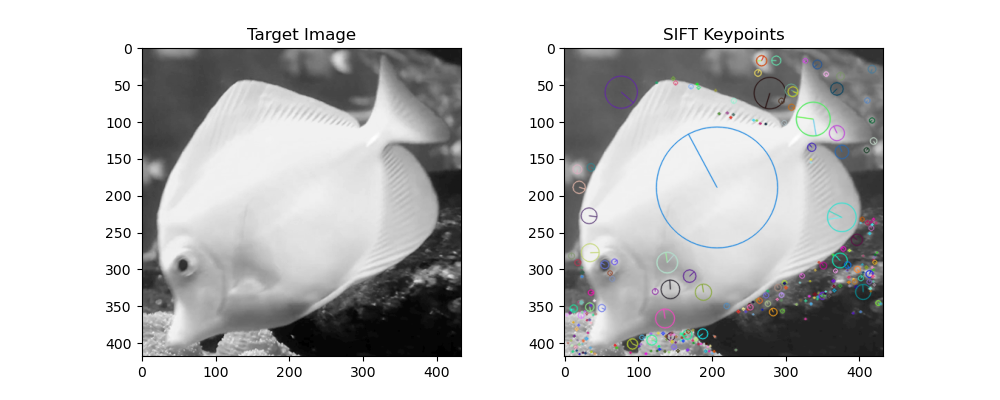
#> input picture JinQiu_HSV_SIFT_YoloV8/SIFT_yellowFish_Features.png, 1000 x 400 px, given in place of airplane_Image.png, which was not available
$ python SIFT_airplane.py
#> lines starting #> are read from the running program, lines starting #| are printed output that depends on the picture; after the words box and inside, x2 and y2 are one past the last pixel; in counts of white or black regions, pixels touching at a corner belong together; pictures that were not available may be replaced by others from this repository, and a replacement may not be noted
import cv2
import numpy as np
from matplotlib import pyplot as plt

# Load the target image
image_path = "video_data/airplane_Image.png"
image = cv2.imread(image_path)
#> image is the input picture: shape (400, 1000, 3); mean B, G, R 201.7, 201.6, 201.4

# Convert the image to grayscale for SIFT feature extraction
gray_image = cv2.cvtColor(image, cv2.COLOR_BGR2GRAY)

# Initialize SIFT feature extractor
sift = cv2.SIFT_create()

# Extract keypoints and descriptors from the target image
keypoints1, descriptors1 = sift.detectAndCompute(gray_image, None)
#> keypoints1 = 885 keypoints; strongest (x, y, size): (267, 32, 2), (262, 38, 1.8), (772, 31, 2.3), (333, 38, 1.9)

# Display the SIFT keypoints on the target image
keypoint_image = cv2.drawKeypoints(
    gray_image, keypoints1, None, flags=cv2.DRAW_MATCHES_FLAGS_DRAW_RICH_KEYPOINTS
)
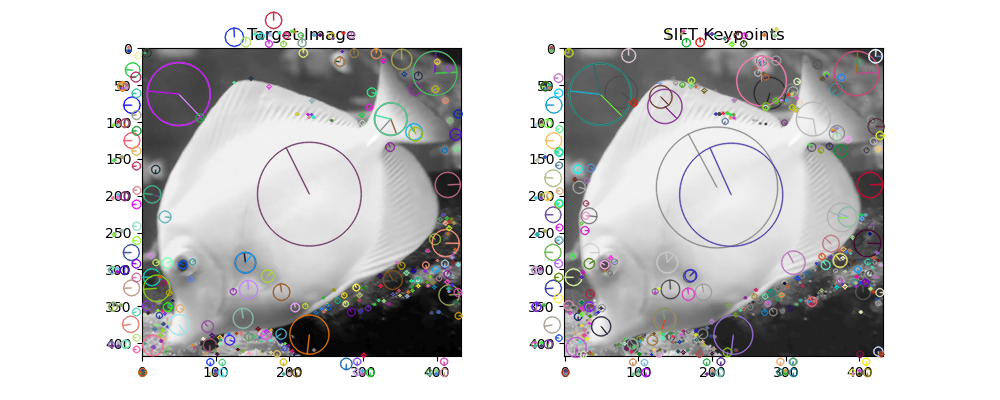
#> keypoint_image: shape (400, 1000, 3); mean of channels 0, 1, 2 200.5, 200.2, 200.6; drawn as B, G, R
plt.imshow(keypoint_image, cmap='gray')
plt.title('SIFT Keypoints on Target Image')
plt.show()
print(f"Number of extracted keypoints: {len(keypoints1)}")
#| Number of extracted keypoints: 885

# Load the video and initialize the FLANN matcher
video_path = "video_data/airplane_takeoff.mp4"
cap = cv2.VideoCapture(video_path)

FLANN_INDEX_KDTREE = 1
index_params = dict(algorithm=FLANN_INDEX_KDTREE, trees=5)
search_params = dict(checks=50)
flann = cv2.FlannBasedMatcher(index_params, search_params)

# Set the video display window size
WINDOW_WIDTH, WINDOW_HEIGHT = 1000, 500

while cap.isOpened():
    ret, frame = cap.read()
    if not ret:
        print("Video has ended or could not read the video frame.")
        break

    # Resize the current frame to 1000x500
    frame = cv2.resize(frame, (WINDOW_WIDTH, WINDOW_HEIGHT))
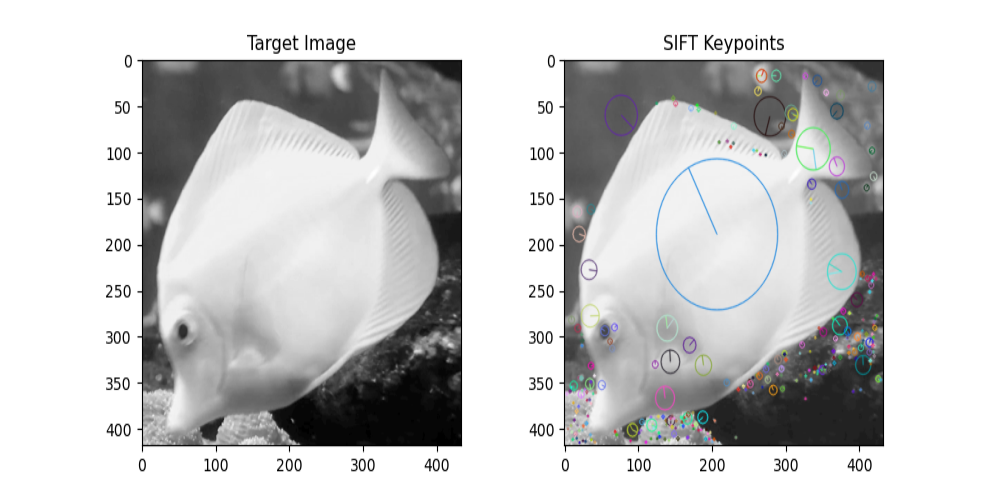
#> frame: shape (500, 1000, 3); mean B, G, R 201.7, 201.6, 201.4
    gray_frame = cv2.cvtColor(frame, cv2.COLOR_BGR2GRAY)

    # Extract SIFT features from the current video frame
    keypoints2, descriptors2 = sift.detectAndCompute(gray_frame, None)
#> keypoints2 = 1241 keypoints; strongest (x, y, size): (736, 41, 1.9), (406, 395, 76.8), (772, 39, 2.5), (267, 41, 2.2)

    # If descriptors are empty, skip this frame
    if descriptors2 is None or descriptors1 is None:
        print("Not enough keypoints detected in the current frame.")
        continue

    # Match the features between the target image and the current frame
    matches = flann.knnMatch(descriptors1, descriptors2, k=2)
#> matches = 885 matches
    good_matches = [m for m, n in matches if m.distance < 0.85 * n.distance]
#> good_matches = 488 matches

    if len(good_matches) > 10:
        # Extract the matched keypoints' coordinates
        src_pts = np.float32([keypoints1[m.queryIdx].pt for m in good_matches]).reshape(-1, 1, 2)
#> src_pts = 488 rows, first 8: [112.7, 306.2], [112.7, 306.2], [118, 196.3], [122.1, 85.81], [124.2, 195.8], [124.4, 122.7], [125.9, 86.26], [130.9, 252.1]
        dst_pts = np.float32([keypoints2[m.trainIdx].pt for m in good_matches]).reshape(-1, 1, 2)
#> dst_pts = 488 rows, first 8: [536.8, 337.2], [536.8, 337.2], [748.8, 44.09], [544.9, 107.3], [122.2, 244.7], [122.2, 244.7], [549, 109.2], [128.6, 315.2]

        # Compute the homography matrix and check if it's valid
        M, mask = cv2.findHomography(src_pts, dst_pts, cv2.RANSAC, 5.0)
#> M = [[1, 0.00086, -0.242], [0.000112, 1.25, -0.168], [-1.8e-07, 2.08e-06, 1]]; mask = 488 values, max 1 at index 4, min 0 at index 0, mean 0.82
        if M is not None:
            h, w = gray_image.shape
#> h = 400; w = 1000
            pts = np.float32([[0, 0], [0, h - 1], [w - 1, h - 1], [w - 1, 0]]).reshape(-1, 1, 2)
#> pts = [[0, 0], [0, 399], [999, 399], [999, 0]]
            dst = cv2.perspectiveTransform(pts, M)
#> dst = [[-0.242, -0.168], [0.101, 498.7], [998.8, 498.9], [999.3, -0.0558]]

            # Draw a polygon around the detected object in the video frame
            frame = cv2.polylines(frame, [np.int32(dst)], True, (0, 255, 0), 3, cv2.LINE_AA)
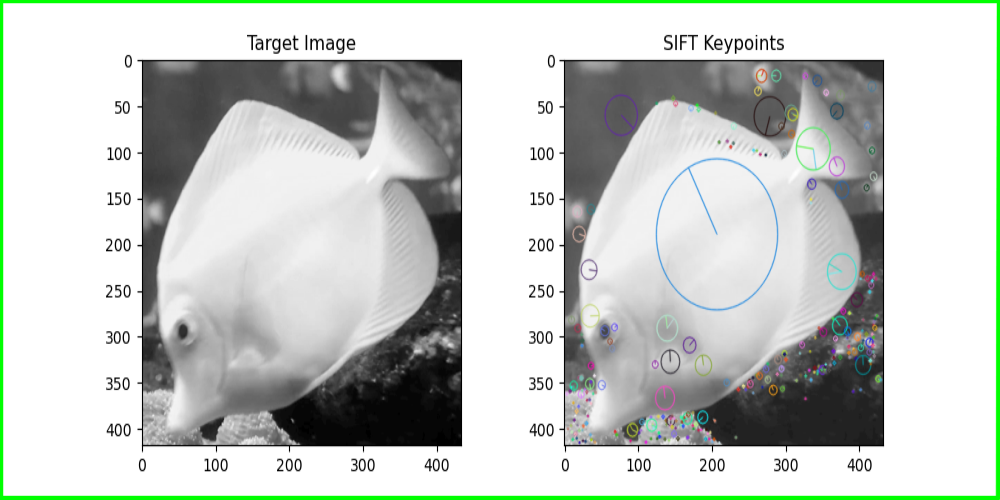
#> frame: shape (500, 1000, 3); 2.63% of pixels changed, all inside (x1, y1, x2, y2) = (0, 0, 1000, 500)
        else:
            print("Homography matrix calculation failed.")
    else:
        print("Not enough good matches for object detection.")

    # Display the current frame
    cv2.imshow("Video", frame)

    # Press 'q' to quit the video
    if cv2.waitKey(1) & 0xFF == ord('q'):
#> (key q is pressed here)
        break

# Release resources and close all windows
cap.release()
cv2.destroyAllWindows()
